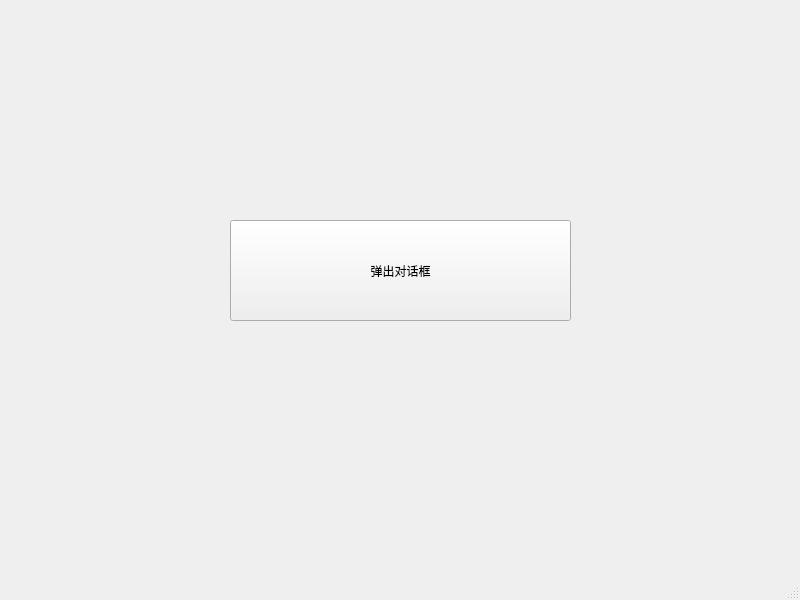
<?xml version="1.0" encoding="UTF-8"?>
<ui version="4.0">
 <class>MainWindow</class>
 <widget class="QMainWindow" name="MainWindow">
  <property name="geometry">
   <rect>
    <x>0</x>
    <y>0</y>
    <width>800</width>
    <height>600</height>
   </rect>
  </property>
  <property name="windowTitle">
   <string>MainWindow</string>
  </property>
  <widget class="QWidget" name="centralwidget">
   <widget class="QPushButton" name="pushButton">
    <property name="geometry">
     <rect>
      <x>230</x>
      <y>220</y>
      <width>341</width>
      <height>101</height>
     </rect>
    </property>
    <property name="text">
     <string>弹出对话框</string>
    </property>
   </widget>
  </widget>
  <widget class="QMenuBar" name="menubar">
   <property name="geometry">
    <rect>
     <x>0</x>
     <y>0</y>
     <width>800</width>
     <height>22</height>
    </rect>
   </property>
  </widget>
  <widget class="QStatusBar" name="statusbar"/>
 </widget>
 <resources/>
 <connections/>
</ui>
